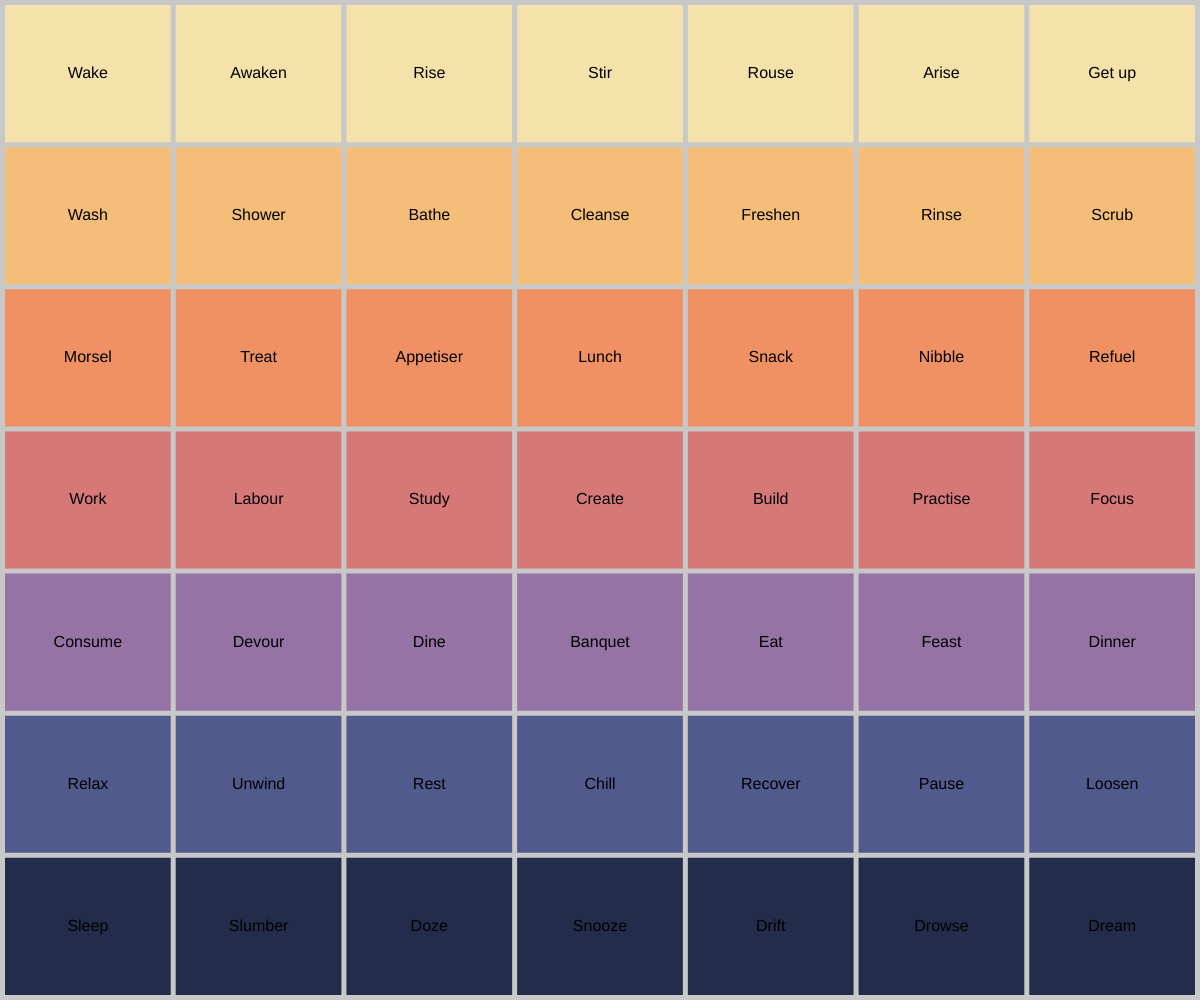
Frame 1 (no input)
Frame 60 (no input): identical to frame 1, image omitted
Frame 120 (the mouse pressed at the canvas centre since frame 60): identical to frame 1, image omitted

The p5.js sketch that drew this single still picture (run headless with seeded random() and noise() and a simulated clock; from frame 60 on, the mouse is pressed at the canvas centre):

// p5.js sketch
// ── sketch.js
// Initialise variables 
let row = 7;     // Number of shapes in a row
let col = 7;     // Number of shapes in a col
let pad = 5;      // Padding between shapes 
let sWidth, sHeight;  
 let rgba = [
  [245, 225, 170], // Early morning
  [245, 190, 120], // Morning
  [240, 145, 100], // Noon
  [215, 120, 120], // Afternoon
  [150, 115, 165], // Evening
  [80, 90, 140],   // Night
  [35, 45, 75]     // Midnight
];    

let days = [
  ["Wake", "Awaken", "Rise", "Stir", "Rouse", "Arise", "Get up"], // Early morning
  ["Wash", "Shower", "Bathe", "Cleanse", "Freshen", "Rinse", "Scrub"], // Morning
  ["Morsel", "Treat", "Appetiser", "Lunch", "Snack", "Nibble", "Refuel"], // Noon
  ["Work", "Labour", "Study", "Create", "Build", "Practise", "Focus"], // Afternoon
  ["Consume", "Devour", "Dine", "Banquet", "Eat", "Feast", "Dinner"], // Evening
  ["Relax", "Unwind", "Rest", "Chill", "Recover", "Pause", "Loosen"], // Night
  ["Sleep", "Slumber", "Doze", "Snooze", "Drift", "Drowse", "Dream"] // Midnight
];

function setup() {
    createCanvas(windowWidth, windowHeight); // canvas width/height
    sWidth = (width/col)-(pad+(pad/col));
    sHeight = (height/row)-(pad+(pad/row));
    rectMode(CENTER); // Rectangle coords from the center
    noStroke();
}

function draw(){
  background(200); 
  
  for(let i=0; i<row; i++){
    
    for(let ii=0; ii<col; ii++){
      let x = pad+(ii*sWidth)+(pad*ii)+(sWidth/2);
      let y = pad+(i*sHeight)+(pad*i)+(sHeight/2);
      fill(rgba[i]); 
      rect(x, y, sWidth, sHeight); 
      fill(0);
      textSize(16);
      textAlign(CENTER, CENTER);
      text(days[i][ii], x, y);
    }
  }
}
